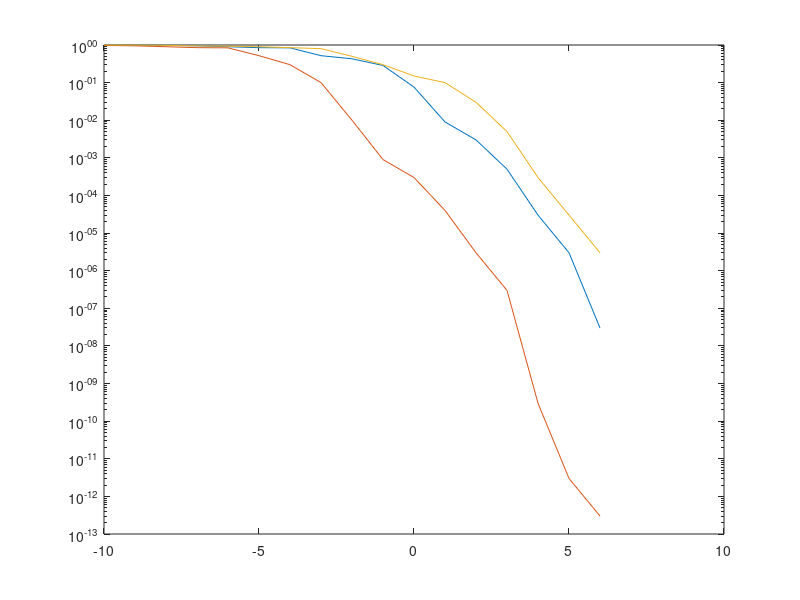

The MATLAB source for this figure:
%% Setup 1

% figure(1);clf;
err = [.999 .998 .975 .95 .90 .85 .84 .52 .43 .286 .076 .009 .003 .0005 .00003 .000003 .00000003];   
db = [-10 -9 -8 -7 -6 -5 -4 -3 -2 -1 0 1 2 3 4 5 6];
err2 = [.999 .998 .975 .95 .93 .9 .85 .8 .5 .3 .15 .1 .03 .005 .0003 .00003 .000003];   

% semilogy(db, err)

%% setup 2

figure(2);clf;
err1 = [.975 .95 .90 .85 .84 .52 .3 .1 .01 .0009 .0003 .00004 .000003 .0000003 .0000000003 0.000000000003 0.0000000000003];   

semilogy(db, err, db, err1, db, err2)